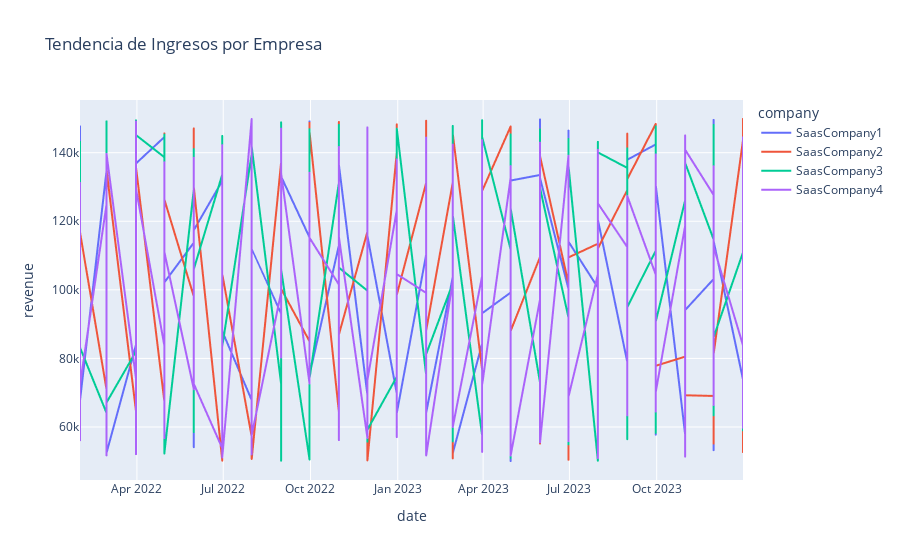

Notebook code cell kept with this figure:
### Markdown cell above
### Paso 4: Análisis Exploratorio Visual Inicial

### Code cell
def crear_visualizaciones_iniciales(df):
    """
    Función para crear visualizaciones exploratorias básicas

    Parámetros:
    df: DataFrame limpio
    """
    # 1. Tendencia de Ingresos por Empresa
    fig_revenue = px.line(df,
                         x='date',
                         y='revenue',
                         color='company',
                         title='Tendencia de Ingresos por Empresa')
    fig_revenue.show()

    # 2. Distribución de Métricas Clave
    metricas_clave = ['customer_acquisition_cost',
                      'customer_lifetime_value',
                      'churn_rate',
                      'customer_satisfaction']

    fig = plt.figure(figsize=(15, 10))
    for i, metrica in enumerate(metricas_clave, 1):
        plt.subplot(2, 2, i)
        sns.boxplot(data=df, x='company', y=metrica)
        plt.xticks(rotation=45)
        plt.title(f'Distribución de {metrica}')
    plt.tight_layout()
    plt.show()

    # 3. Matriz de Correlación
    corr_matrix = df.select_dtypes(include=[np.number]).corr()
    plt.figure(figsize=(12, 8))
    sns.heatmap(corr_matrix, annot=True, cmap='coolwarm', center=0)
    plt.title('Matriz de Correlación de Métricas')
    plt.show()

# Creamos las visualizaciones
crear_visualizaciones_iniciales(df_limpio)

### Figure 1 — Plotly figure (JSON) as saved in the notebook; plotly's stock layout.template omitted (floating-point values rounded to 4 significant figures; data arrays with more than 128 entries replaced by an {"elided": "..."} marker saying what was removed)
{"data": [{"hovertemplate": "company=SaasCompany1<br>date=%{x}<br>revenue=%{y}<extra></extra>", "legendgroup": "SaasCompany1", "line": {"color": "#636efa", "dash": "solid"}, "marker": {"symbol": "circle"}, "mode": "lines", "name": "SaasCompany1", "showlegend": true, "type": "scattergl", "x": {"elided": "288 str values"}, "xaxis": "x", "y": {"elided": "288 int values"}, "yaxis": "y"}, {"hovertemplate": "company=SaasCompany2<br>date=%{x}<br>revenue=%{y}<extra></extra>", "legendgroup": "SaasCompany2", "line": {"color": "#EF553B", "dash": "solid"}, "marker": {"symbol": "circle"}, "mode": "lines", "name": "SaasCompany2", "showlegend": true, "type": "scattergl", "x": {"elided": "288 str values"}, "xaxis": "x", "y": {"elided": "288 int values"}, "yaxis": "y"}, {"hovertemplate": "company=SaasCompany3<br>date=%{x}<br>revenue=%{y}<extra></extra>", "legendgroup": "SaasCompany3", "line": {"color": "#00cc96", "dash": "solid"}, "marker": {"symbol": "circle"}, "mode": "lines", "name": "SaasCompany3", "showlegend": true, "type": "scattergl", "x": {"elided": "288 str values"}, "xaxis": "x", "y": {"elided": "288 int values"}, "yaxis": "y"}, {"hovertemplate": "company=SaasCompany4<br>date=%{x}<br>revenue=%{y}<extra></extra>", "legendgroup": "SaasCompany4", "line": {"color": "#ab63fa", "dash": "solid"}, "marker": {"symbol": "circle"}, "mode": "lines", "name": "SaasCompany4", "showlegend": true, "type": "scattergl", "x": {"elided": "288 str values"}, "xaxis": "x", "y": {"elided": "288 int values"}, "yaxis": "y"}], "layout": {"autosize": true, "legend": {"title": {"text": "company"}, "tracegroupgap": 0}, "title": {"text": "Tendencia de Ingresos por Empresa"}, "xaxis": {"anchor": "y", "autorange": true, "domain": [0, 1], "range": ["2022-01-31", "2023-12-31"], "title": {"text": "date"}, "type": "date"}, "yaxis": {"anchor": "x", "autorange": true, "domain": [0, 1], "range": [44530.0, 155400.0], "title": {"text": "revenue"}, "type": "linear"}}}
